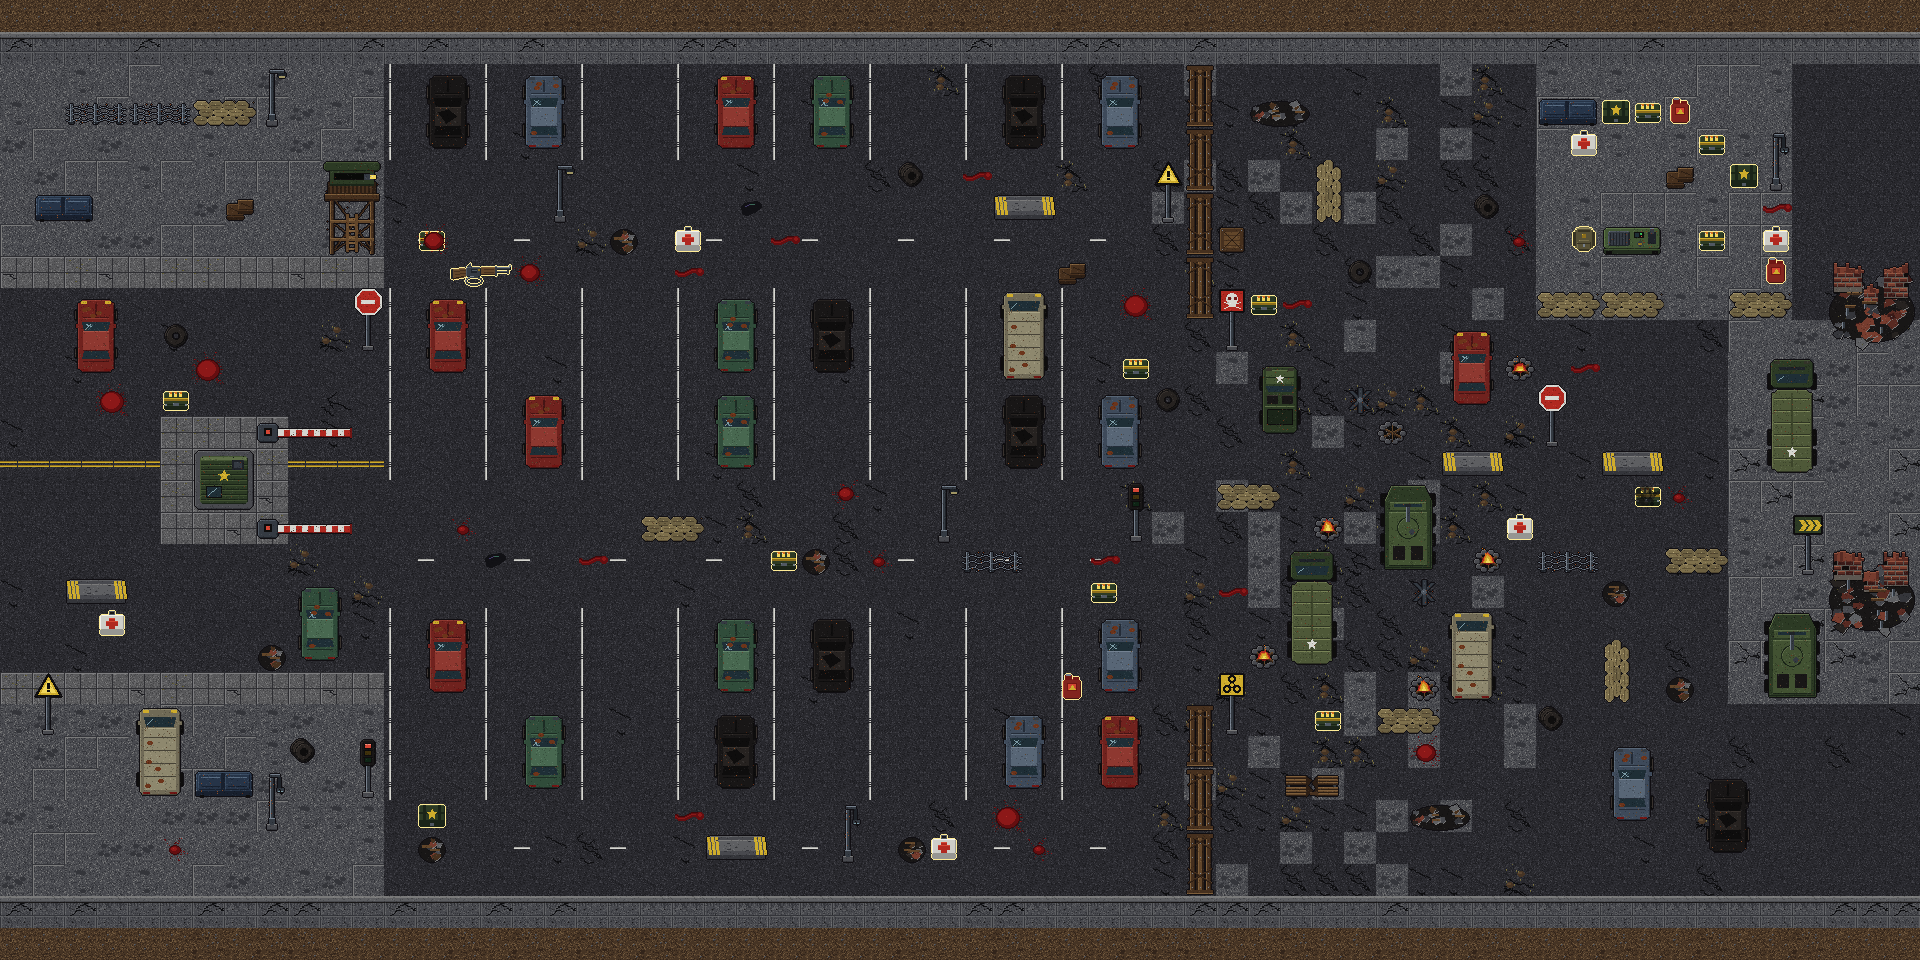

A level layout from a 2D game, rendered from its tile map. Below: a short description, then the map file with tile-grid data replaced by summaries:
An orthogonal 60x30 tile map with 32x32 px tiles, 3 tile layers (suelo, objetos, decoracion) and 207 objects (30x zombie, 26x coche, 8x sacos_h, 8x caja, 7x valla_v, ...).

<map version="1.10" tiledversion="1.12.2" orientation="orthogonal" renderorder="right-down" width="60" height="30" tilewidth="32" tileheight="32" infinite="0" nextlayerid="6" nextobjectid="1100">
 <properties>
  <property name="nivel" type="int" value="5" />
  <property name="nombre" value="Estacionamiento abandonado: el último refugio" />
 </properties>
 <tileset firstgid="1" source="tileset_dead_zone.tsx" />
 <layer id="1" name="suelo" width="60" height="30">
  <data>[1800 cells, 1800 non-empty, 22 distinct tile ids]</data>
 </layer>
 <layer id="2" name="objetos" width="60" height="30">
  <data>[1800 cells, 494 non-empty, 129 distinct tile ids]</data>
 </layer>
 <layer id="3" name="decoracion" width="60" height="30">
  <data>[1800 cells, 46 non-empty, 16 distinct tile ids]</data>
 </layer>
 <objectgroup id="4" name="colisiones">
  <object id="1" name="muro_norte" x="0" y="32" width="1920" height="32" />
  <object id="2" name="muro_sur" x="0" y="896" width="1920" height="32" />
  <object id="3" name="caseta" x="194" y="450" width="60" height="60" />
  <object id="4" name="pluma" x="256" y="424" width="96" height="16" />
  <object id="5" name="pluma" x="256" y="520" width="96" height="16" />
  <object id="6" name="torre" x="326" y="184" width="52" height="68" />
  <object id="7" name="coche" x="70" y="292" width="52" height="88" />
  <object id="8" name="coche" x="294" y="580" width="52" height="88" />
  <object id="9" name="furgoneta" x="132" y="708" width="56" height="88" />
  <object id="10" name="contenedor" x="32" y="194" width="64" height="28" />
  <object id="11" name="contenedor" x="192" y="770" width="64" height="28" />
  <object id="12" name="sen_alto" x="362" y="332" width="12" height="14" />
  <object id="13" name="sen_triangulo" x="42" y="716" width="12" height="14" />
  <object id="14" name="farola_a" x="266" y="108" width="12" height="14" />
  <object id="15" name="farola_b" x="266" y="812" width="12" height="14" />
  <object id="16" name="alambre_h" x="64" y="102" width="64" height="22" />
  <object id="17" name="alambre_h" x="128" y="102" width="64" height="22" />
  <object id="18" name="sacos_h" x="192" y="100" width="64" height="26" />
  <object id="19" name="semaforo" x="362" y="780" width="12" height="14" />
  <object id="20" name="barrera_h" x="64" y="582" width="64" height="22" />
  <object id="21" name="cajas" x="226" y="198" width="28" height="22" />
  <object id="22" name="neumaticos" x="294" y="742" width="20" height="20" />
  <object id="23" name="coche" x="422" y="68" width="52" height="88" />
  <object id="24" name="coche" x="518" y="68" width="52" height="88" />
  <object id="25" name="coche" x="710" y="68" width="52" height="88" />
  <object id="26" name="coche" x="806" y="68" width="52" height="88" />
  <object id="27" name="coche" x="998" y="68" width="52" height="88" />
  <object id="28" name="coche" x="1094" y="68" width="52" height="88" />
  <object id="29" name="coche" x="422" y="292" width="52" height="88" />
  <object id="30" name="coche" x="710" y="292" width="52" height="88" />
  <object id="31" name="coche" x="806" y="292" width="52" height="88" />
  <object id="32" name="furgoneta" x="996" y="292" width="56" height="88" />
  <object id="33" name="coche" x="518" y="388" width="52" height="88" />
  <object id="34" name="coche" x="710" y="388" width="52" height="88" />
  <object id="35" name="coche" x="998" y="388" width="52" height="88" />
  <object id="36" name="coche" x="1094" y="388" width="52" height="88" />
  <object id="37" name="coche" x="422" y="612" width="52" height="88" />
  <object id="38" name="coche" x="710" y="612" width="52" height="88" />
  <object id="39" name="coche" x="806" y="612" width="52" height="88" />
  <object id="40" name="coche" x="1094" y="612" width="52" height="88" />
  <object id="41" name="coche" x="518" y="708" width="52" height="88" />
  <object id="42" name="coche" x="710" y="708" width="52" height="88" />
  <object id="43" name="coche" x="998" y="708" width="52" height="88" />
  <object id="44" name="coche" x="1094" y="708" width="52" height="88" />
  <object id="45" name="sacos_h" x="640" y="516" width="64" height="26" />
  <object id="46" name="alambre_h" x="960" y="550" width="64" height="22" />
  <object id="47" name="barrera_h" x="704" y="838" width="64" height="22" />
  <object id="48" name="barrera_h" x="992" y="198" width="64" height="22" />
  <object id="49" name="farola_a" x="554" y="204" width="12" height="14" />
  <object id="50" name="farola_a" x="938" y="524" width="12" height="14" />
  <object id="51" name="farola_b" x="842" y="844" width="12" height="14" />
  <object id="52" name="sen_triangulo" x="1162" y="204" width="12" height="14" />
  <object id="53" name="semaforo" x="1130" y="524" width="12" height="14" />
  <object id="54" name="neumaticos" x="902" y="166" width="20" height="20" />
  <object id="55" name="cajas" x="1058" y="262" width="28" height="22" />
  <object id="56" name="valla_v" x="1189" y="64" width="22" height="64" />
  <object id="57" name="valla_v" x="1189" y="128" width="22" height="64" />
  <object id="58" name="valla_v" x="1189" y="192" width="22" height="64" />
  <object id="59" name="valla_v" x="1189" y="256" width="22" height="64" />
  <object id="60" name="valla_v" x="1189" y="704" width="22" height="64" />
  <object id="61" name="valla_v" x="1189" y="768" width="22" height="64" />
  <object id="62" name="valla_v" x="1189" y="832" width="22" height="64" />
  <object id="63" name="sen_calavera" x="1226" y="332" width="12" height="14" />
  <object id="64" name="sen_bio" x="1226" y="716" width="12" height="14" />
  <object id="65" name="jeep" x="1258" y="360" width="44" height="80" />
  <object id="66" name="tanque" x="1380" y="484" width="56" height="88" />
  <object id="67" name="camion" x="1288" y="548" width="48" height="120" />
  <object id="68" name="coche" x="1446" y="324" width="52" height="88" />
  <object id="69" name="furgoneta" x="1444" y="612" width="56" height="88" />
  <object id="70" name="sacos_h" x="1216" y="484" width="64" height="26" />
  <object id="71" name="erizo" x="1348" y="388" width="24" height="24" />
  <object id="72" name="erizo" x="1412" y="580" width="24" height="24" />
  <object id="73" name="barrera_h" x="1440" y="454" width="64" height="22" />
  <object id="74" name="sacos_h" x="1376" y="708" width="64" height="26" />
  <object id="75" name="sacos_v" x="1316" y="160" width="24" height="64" />
  <object id="76" name="escombro_g" x="1248" y="102" width="64" height="22" />
  <object id="77" name="escombro_g" x="1408" y="806" width="64" height="22" />
  <object id="78" name="tablones" x="1280" y="772" width="64" height="24" />
  <object id="79" name="neumaticos" x="1478" y="198" width="20" height="20" />
  <object id="80" name="caja" x="1218" y="226" width="28" height="28" />
  <object id="81" name="generador" x="1600" y="226" width="64" height="28" />
  <object id="82" name="sacos_h" x="1536" y="292" width="64" height="26" />
  <object id="83" name="sacos_h" x="1600" y="292" width="64" height="26" />
  <object id="84" name="sacos_h" x="1728" y="292" width="64" height="26" />
  <object id="85" name="contenedor" x="1536" y="98" width="64" height="28" />
  <object id="86" name="cajas" x="1666" y="166" width="28" height="22" />
  <object id="87" name="farola_b" x="1770" y="172" width="12" height="14" />
  <object id="88" name="ruina_a" x="1828" y="264" width="88" height="80" />
  <object id="89" name="ruina_b" x="1828" y="552" width="88" height="80" />
  <object id="90" name="camion" x="1768" y="356" width="48" height="120" />
  <object id="91" name="tanque" x="1764" y="612" width="56" height="88" />
  <object id="92" name="barrera_h" x="1600" y="454" width="64" height="22" />
  </objectgroup>
 <objectgroup id="5" name="puntos" visible="0">
  <!-- 100 objects omitted --></objectgroup>
</map>
<!-- 115 of 207 objects omitted -->
